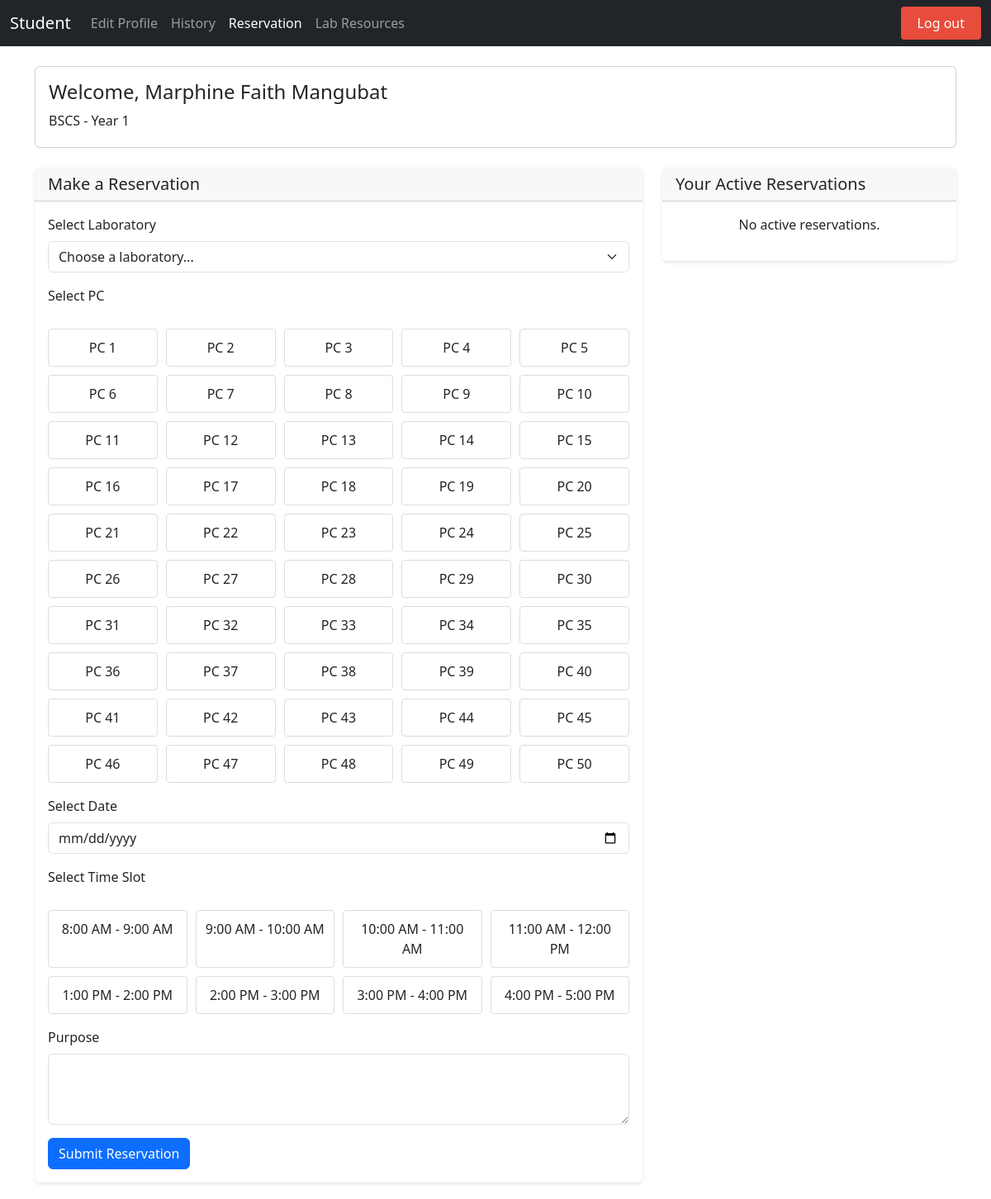
The page /reservation.php (signed in) on the database as committed earlier.
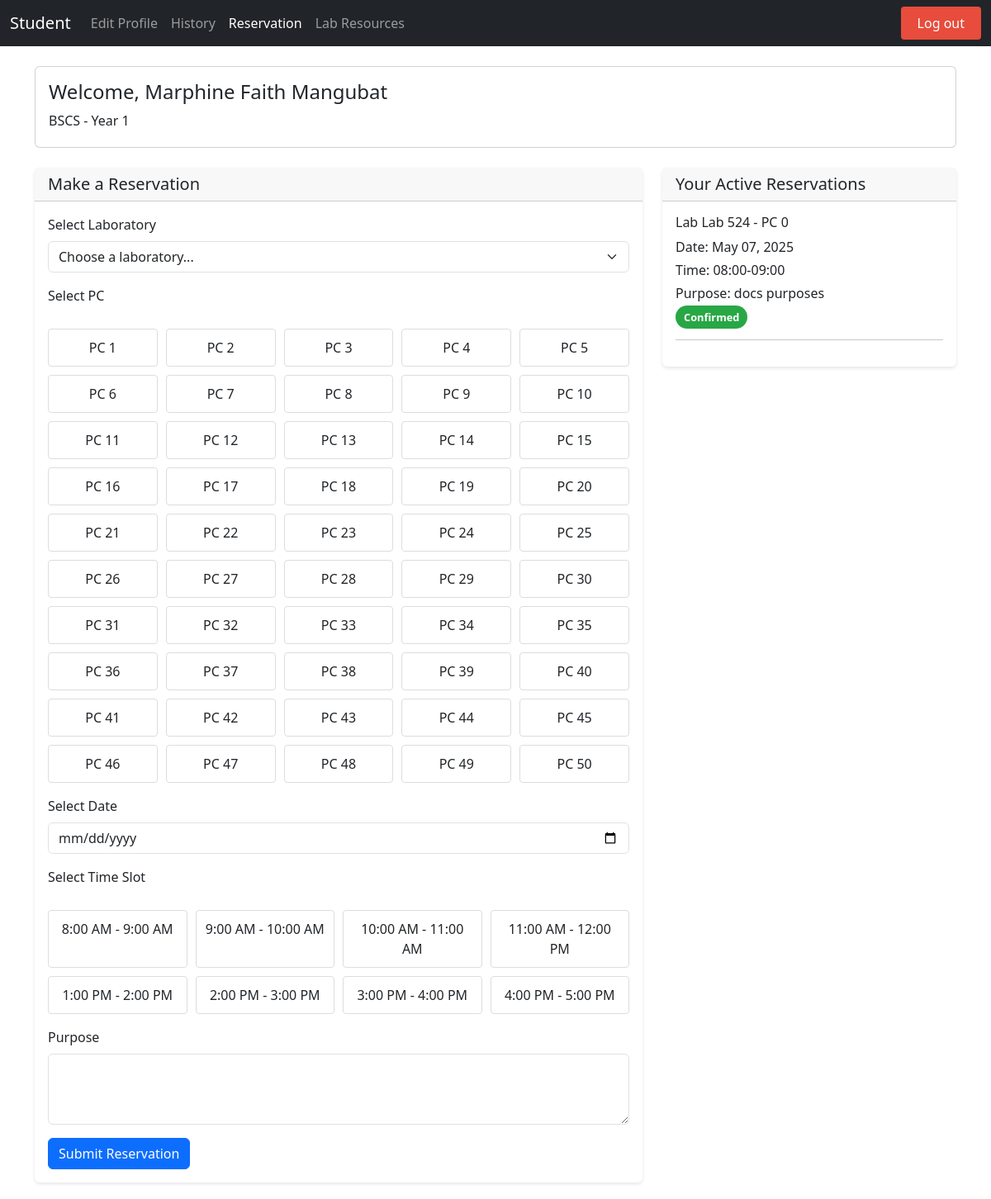
The same page on the database as committed later.
### tables this page shows
CREATE TABLE `reservations` (
  `ID` int(11) NOT NULL,
  `IDNO` int(11) NOT NULL,
  `LABORATORY` varchar(50) NOT NULL,
  `PC_NUMBER` int(11) NOT NULL,
  `DATE` date NOT NULL,
  `TIME_SLOT` varchar(20) NOT NULL,
  `PURPOSE` text NOT NULL,
  `STATUS` enum('pending','confirmed','cancelled') NOT NULL DEFAULT 'pending',
  `CREATED_AT` datetime NOT NULL,
  `UPDATED_AT` datetime DEFAULT current_timestamp() ON UPDATE current_timestamp()
);

### reservation.php (the view, shortened to what the changed rows need)
<?php
require_once 'connect.php';
$reservations_sql = "SELECT * FROM reservations
                    WHERE IDNO = ? AND DATE >= CURDATE()
                    AND STATUS != 'cancelled'
                    ORDER BY DATE, TIME_SLOT";
$reservations_stmt = $conn->prepare($reservations_sql);
$reservations_stmt->bind_param("s", $_SESSION['IDNO']);
$reservations_stmt->execute();
$reservations = $reservations_stmt->get_result();
?>
<!DOCTYPE html>
<html lang="en">
<head>
    <link href="https://cdn.jsdelivr.net/npm/bootstrap@5.3.3/dist/css/bootstrap.min.css" rel="stylesheet">
    <link rel="stylesheet" href="https://cdnjs.cloudflare.com/ajax/libs/font-awesome/6.0.0/css/all.min.css">
</head>
<body>
    <div class="container mt-4">
        <div class="row">
            <div class="col-md-8">
                <div class="card reservation-card">
                    <div class="card-body">
                        <form method="POST" action="">
                            <div class="mb-3">
                                <div class="pc-grid">
                                    <?php for ($i = 1; $i <= 50; $i++): ?>
                                        <div class="pc-item" data-pc="<?php echo $i; ?>">
                                            PC <?php echo $i; ?>
                                        </div>
                                    <?php endfor; ?>
                                </div>
                            </div>
                        </form>
                    </div>
                </div>
            </div>
            <div class="col-md-4">
                <div class="card reservation-card">
                    <div class="card-body">
                        <?php if ($reservations->num_rows > 0): ?>
                            <?php while ($reservation = $reservations->fetch_assoc()): ?>
                                <div class="reservation-item mb-3">
                                    <h6>Lab <?php echo htmlspecialchars($reservation['LABORATORY']); ?> - PC <?php echo htmlspecialchars($reservation['PC_NUMBER']); ?></h6>
                                    <p class="mb-1">Date: <?php echo date('M d, Y', strtotime($reservation['DATE'])); ?></p>
                                    <p class="mb-1">Time: <?php echo htmlspecialchars($reservation['TIME_SLOT']); ?></p>
                                    <p class="mb-1">Purpose: <?php echo htmlspecialchars($reservation['PURPOSE']); ?></p>
                                    <span class="status-badge status-<?php echo strtolower($reservation['STATUS']); ?>">
                                        <?php echo ucfirst($reservation['STATUS']); ?>
                                    </span>
                                </div>
                                <hr>
                            <?php endwhile; ?>
                        <?php else: ?>
                            <p class="text-center">No active reservations.</p>
                        <?php endif; ?>
                    </div>
                </div>
            </div>
        </div>
    </div>
</body>
</html>

Rows that differ between the two databases and show on the page:
added reservations: LABORATORY "Lab 524", PC_NUMBER "0", DATE "May 07, 2025", TIME_SLOT "08:00-09:00", PURPOSE "docs purposes", STATUS "Confirmed"
Other text that changed with them:
text no longer shown: "No active reservations."
